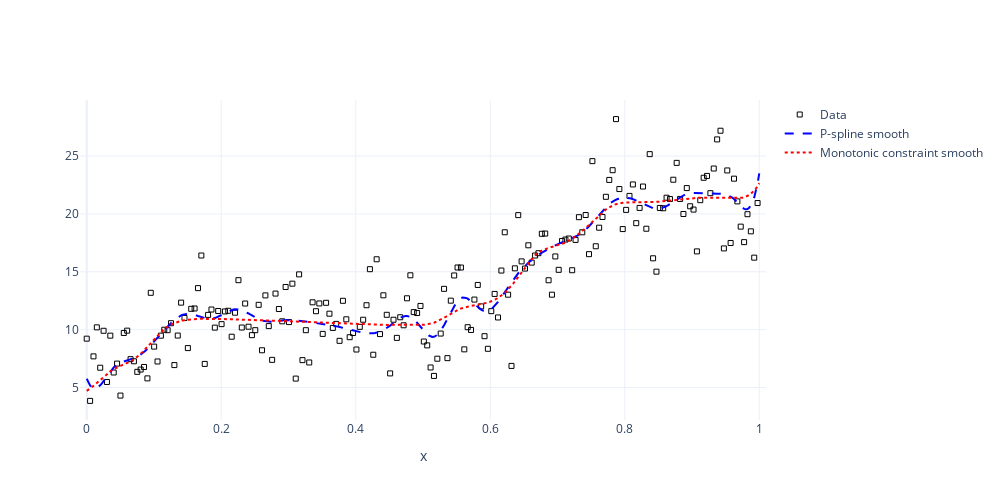

Notebook code cell kept with this figure:
### Code cell
fig = go.Figure()

fig.add_trace(go.Scatter(x=df_c["x"][::2], y=df_c["y"][::2], mode="markers", marker=dict(size=5, symbol=101, color="black"), name="Data"))
fig.add_trace(go.Scatter(x=df_c["x"], y=df_c["yp_b"], mode="lines", line=dict(width=2, color="blue", dash="dash"), name="P-spline smooth"))
fig.add_trace(go.Scatter(x=df_c["x"], y=df_c["yp_c"], mode="lines", line=dict(width=2, color="red", dash="dot"), name="Monotonic constraint smooth"))


fig.update_xaxes(title_text="x", range=[-0.01, 1.01])
fig.layout.template = "plotly_white"
fig.layout.height = 500
fig.layout.width = 1000
fig.show()

#fname = "img/thesis/inc_spline.pdf"
#pio.write_image(fig, fname, width=1920, height=1080, )

### Figure 1 — Plotly figure (JSON) as saved in the notebook; plotly's stock layout.template omitted (floating-point values rounded to 4 significant figures; data arrays with more than 128 entries replaced by an {"elided": "..."} marker saying what was removed)
{"data": [{"marker": {"color": "black", "size": 5, "symbol": 101}, "mode": "markers", "name": "Data", "type": "scatter", "x": {"elided": "200 float values"}, "y": {"elided": "200 float values"}}, {"line": {"color": "blue", "dash": "dash", "width": 2}, "mode": "lines", "name": "P-spline smooth", "type": "scatter", "x": {"elided": "400 float values"}, "y": {"elided": "400 float values"}}, {"line": {"color": "red", "dash": "dot", "width": 2}, "mode": "lines", "name": "Monotonic constraint smooth", "type": "scatter", "x": {"elided": "400 float values"}, "y": {"elided": "400 float values"}}], "layout": {"height": 500, "width": 1000, "xaxis": {"range": [-0.01, 1.01], "title": {"text": "x"}, "type": "linear"}, "yaxis": {"autorange": true, "range": [2.196, 29.84], "type": "linear"}}}
